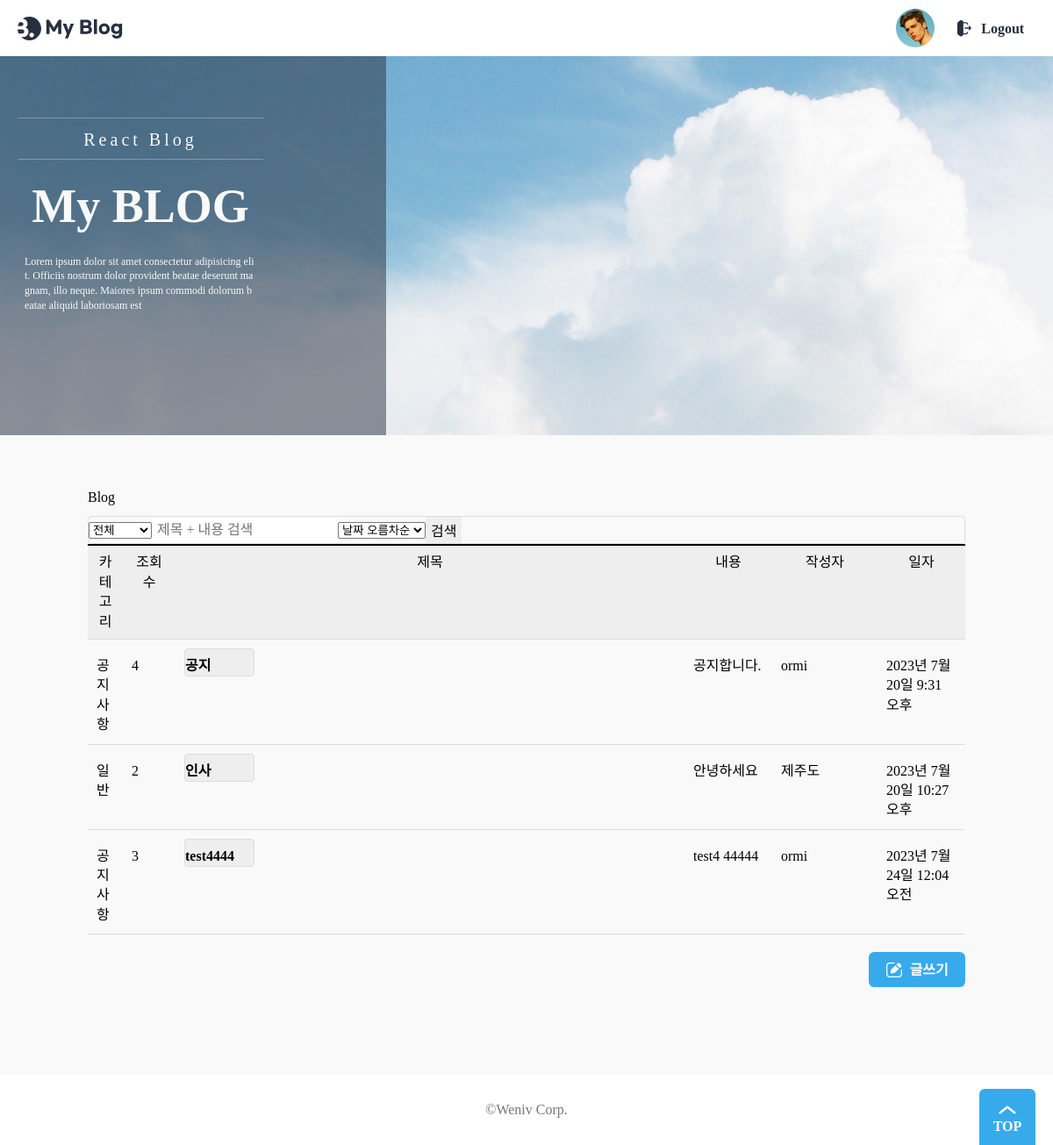
The app's page /blog/ (signed in), older data.
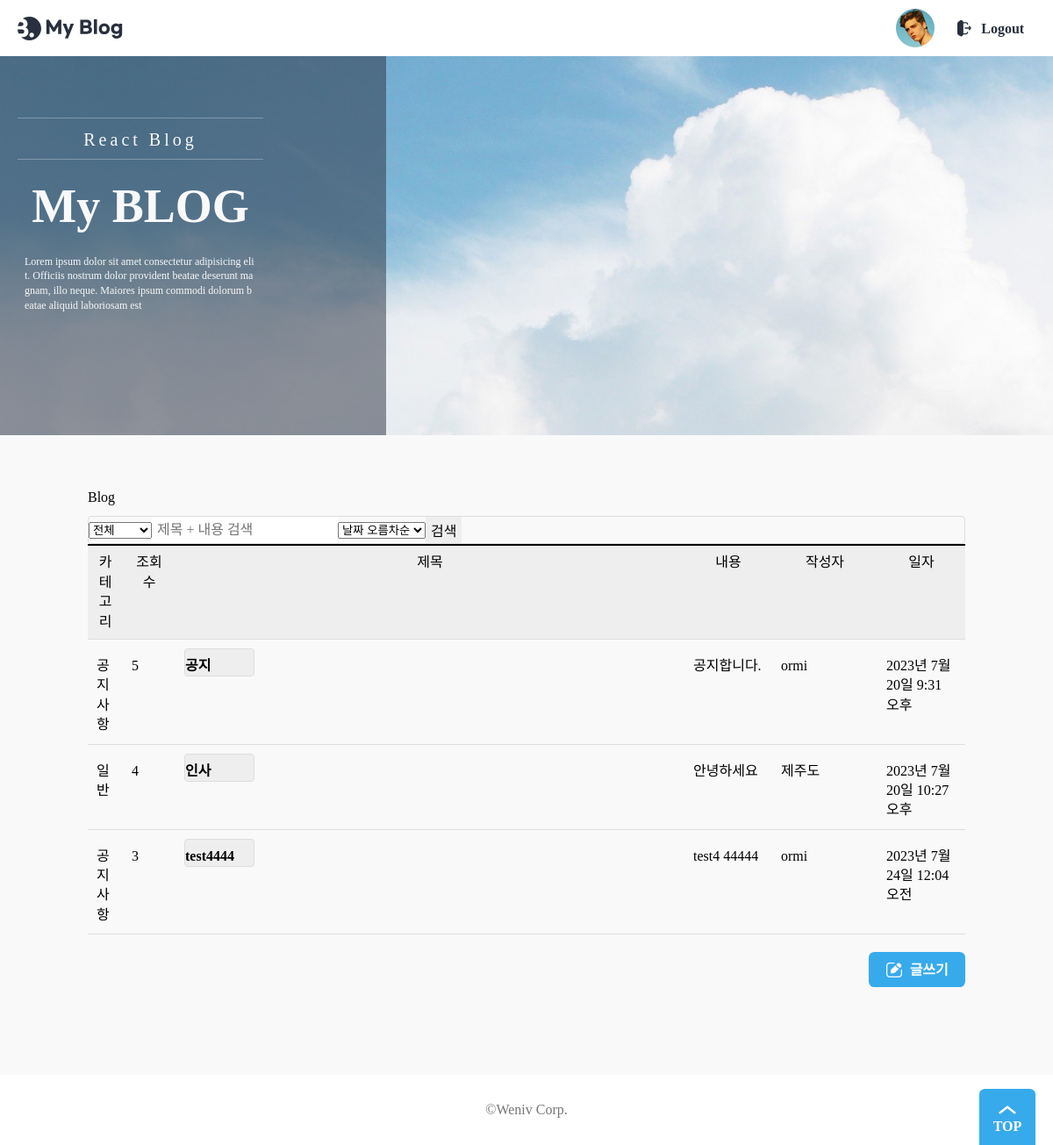
The same page, newer data.
### posts/models.py (models this page shows, shortened)
class Post(models.Model):
    title = models.CharField(max_length=20)
    content = models.TextField()
    writer = models.ForeignKey(User, on_delete=models.CASCADE)  # user foreignkey
    category_choices = (('일반', '일반'), ('공지사항', '공지사항'))
    category = models.CharField(max_length=20, choices=category_choices)
    created_at = models.DateTimeField(auto_now_add=True)
    updated_at = models.DateTimeField(auto_now=True)
    hit = models.PositiveIntegerField(default=0)
    img = models.ImageField(upload_to="", blank=True, null=True)

### accounts/models.py (models this page shows)
class User(AbstractUser):
    username = models.CharField(unique=True, max_length=20)
    email = models.CharField(max_length=255, null=True, blank=True)
    nickname = models.CharField(max_length=100, null=True, blank=True)
    created_at = models.TimeField(auto_now_add=True)
    updated_at = models.TimeField(auto_now=True)

### posts/views.py (the view)
# urls.py: path('', PostView.as_view(), name='list'),
class PostView(ListView):
    model = Post
    template_name = 'posts/list.html'
    context_object_name = 'posts'
    def get_context_data(self, **kwargs):
        context = super().get_context_data(**kwargs)
        context['title'] = 'Blog'
        context['search'] = ''
        return context

### posts/templates/posts/list.html (shortened to what this page needs)
{% extends 'base.html' %}
{% load static %}
{% block content %}
<head>
    <link rel="stylesheet" type="text/css" href="{% static 'css/common.css' %}">
    <link rel="stylesheet" type="text/css" href="{% static 'css/table.css' %}">
    <link rel="stylesheet" type="text/css" href="{% static 'css/list.css' %}">
    <link rel="stylesheet" type="text/css" href="{% static 'css/list.view' %}">
</head>
<div class="main">
    <h2 class="main-title">
        {{ title }}
    </h2>
    <div>
        <form class="search-form" method="get" action="{% url 'blog:search' %}">
            <select id="category" name="category">
                <option value="">전체</option>
            </select>
            <input id="tag" type="search" name="tag" placeholder="제목 + 내용 검색">
            <select id="sort" name="sort">
                <option value="oldest">날짜 오름차순</option>
            </select>
            <button type="submit">검색</button>
        </form>
    </div>
    <table class="table table-bordered">
        <colgroup>
            <col style="width: 40px">
            <col style="width: 60px">
            <col>
            <col style="width: 100px">
            <col style="width: 120px">
            <col style="width: 100px">
        </colgroup>
        <thead class="table-light">
            <tr>
                <th>카테고리</th>
                <th>조회수</th>
                <th>제목</th>
                <th>내용</th>
                <th>작성자</th>
                <th>일자</th>
            </tr>
        </thead>
        <tbody>
        {% if posts %}
        {% for post in posts %}
            <tr>
                <td>{{ post.category }}</td>
                <td>{{ post.hit }}</td>
                <td><a href="{% url 'blog:detail' post_id=post.pk %}" class="btn">{{ post.title }}</a></td>
                <td>{{ post.content }}</td>
                <td>
                    {% if post.writer.nickname %}
                        {{ post.writer.nickname }}
                    {% else %}
                        {{ post.writer }}
                    {% endif %}
                </td>
                <td>{{ post.created_at }}</td>
            </tr>
        {% endfor %}
        </tbody>
        {% else %}
            <p>작성된 게시물이 없습니다.</p>
        {% endif %}
    </table>
    <div class="btn-group">
        {% if user.is_active %}
        <a href="{% url 'blog:write' %}" class="button">
            <img src="{% static './assets/icon-modify-white.svg' %}" alt="" />
            <span>글쓰기</span>
        </a>
        {% endif %}
    </div>
</div>
{% endblock %}

Row changes from the older to the newer data that the page shows:
changed Post "공지": hit "4" → "5"
changed Post "일반": hit "2" → "4"
